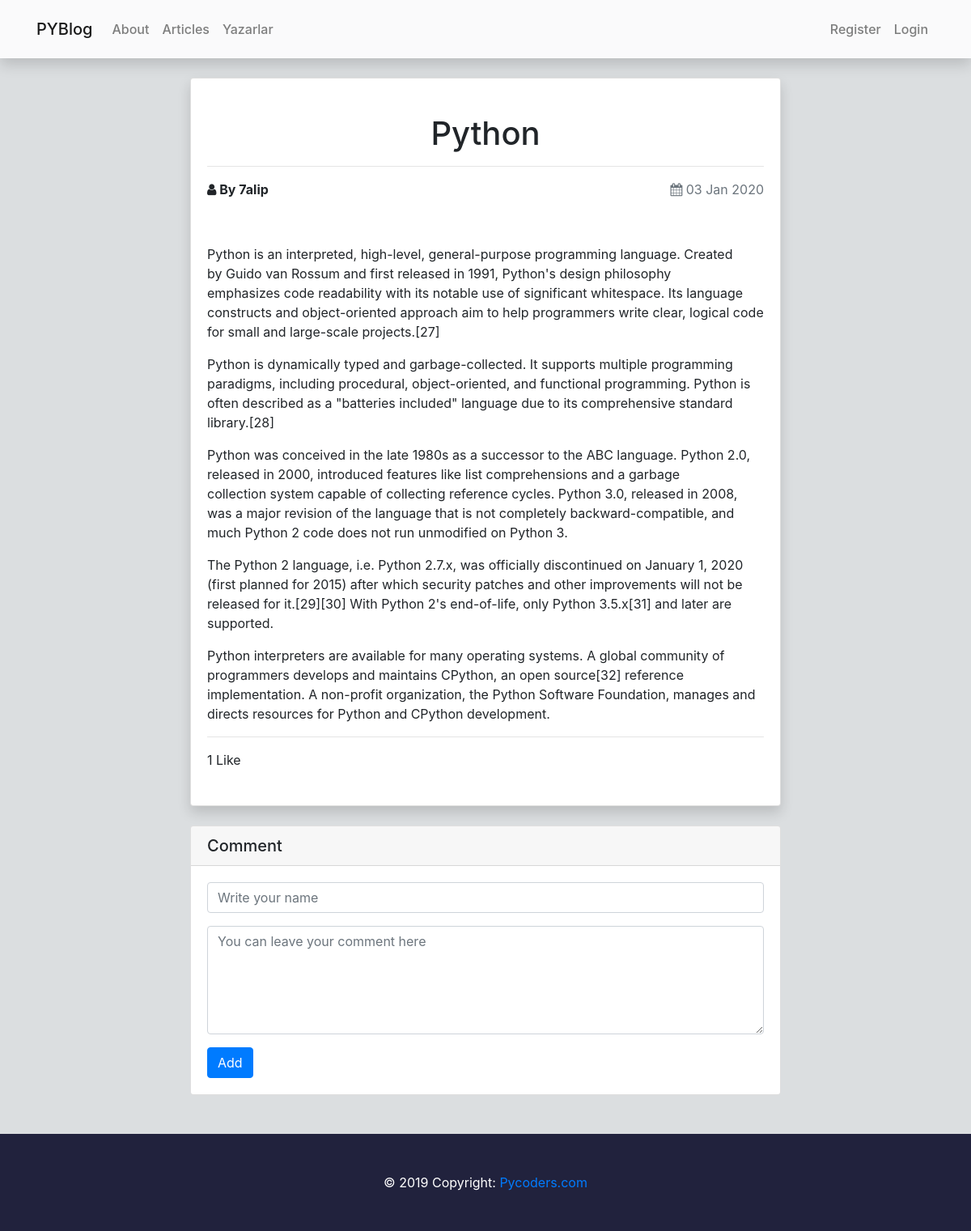
The app's page /articles/article/23 with its own data.
### article/models.py (models this page shows, shortened)
class Article(models.Model):
    author = models.ForeignKey('auth.User', on_delete=models.CASCADE)
    title = models.CharField(max_length=50, verbose_name='Title')
    content = RichTextField()
    created_date = models.DateTimeField(auto_now_add=True, verbose_name='oluşturulma zamanı')
    article_image = models.FileField(blank=True, null=True, verbose_name="Add foto")
    likes = models.ManyToManyField("auth.User", related_name="post_likes",
                                   blank=True)  # likes adinda bir alan olusturduk

### article/views.py (the view)
# urls.py: path('articles/article/<int:id>', views.detail, name='detail'),
def detail(request, id):
    article = get_object_or_404(Article, id=id)
    return render(request, 'detail.html', {"article": article})

### templates/detail.html (shortened to what this page needs)
{% extends 'layout.html' %}
{% block body %}
<div class="container">
    <div class="row">
        <div class="offset-lg-2 col-lg-8">
            <div class="card shadow">
                <div class="card-body">
                    <h1 class="mt-4 text-center">{{ article.title }}</h1>
                    <hr>
                    <div class="card-text d-flex justify-content-between">
                        <p class="font-weight-bold"><i class="fa fa-user"></i> By {{ article.author.username }}</p>
                        <p class="text-muted"><i class="fa fa-calendar"></i> {{ article.created_date|date:"d M Y" }}</p>
                    </div>
                    <p>{{ article.content|safe }}</p>
                    <hr>
                    <div class="mb-4" id="like-section"> {% include 'like_section.html' %}</div>
                </div>
            </div>
            <div class="card my-4">
                <h5 class="card-header">Comment</h5>
                <div class="card-body">
                    <form method="post" action="{% url 'article:comment' article.id %}">
                        <div class="form-group">
                            <input type="text" class="form-control" id="exampleFormControlInput1"
                                   placeholder="Write your name">
                        </div>
                        <div class="form-group">
                            <textarea class="form-control" id="exampleFormControlTextarea1" rows="5"
                                      placeholder="You can leave your comment here"></textarea>
                        </div>
                        <button class="btn btn-primary" type="submit">Add</button>
                    </form>
                </div>
            </div>
        </div>
    </div>
</div>
{% endblock body %}

### templates/like_section.html (shortened to what this page needs)
{{ article.likes.count }} Like

### static/css/style.css (style rules this page uses)
body { background-color: #dbdee0; overflow-x: hidden; }

### records on screen
Article: title "Python", author.username "7alip", created_date "03 Jan 2020", content "Python is an interpreted, high-level, general-purpose programming language. Created by Guido van Rossum and first released in 1991, Python's design philosophy emphasizes code readability with its notable use of significant whitespace. Its language constructs and object-oriented approach aim to help programmers write clear, logical code for small and large-scale projects.[27] Python is dynamically typed and garbage-collected. It supports multiple programming paradigms, including procedural, object-oriented, and functional programming. Python is often described as a \"batteries included\" language due to its comprehensive standard library.[28] Python was conceived in the late 1980s as a…", likes.count "1"
